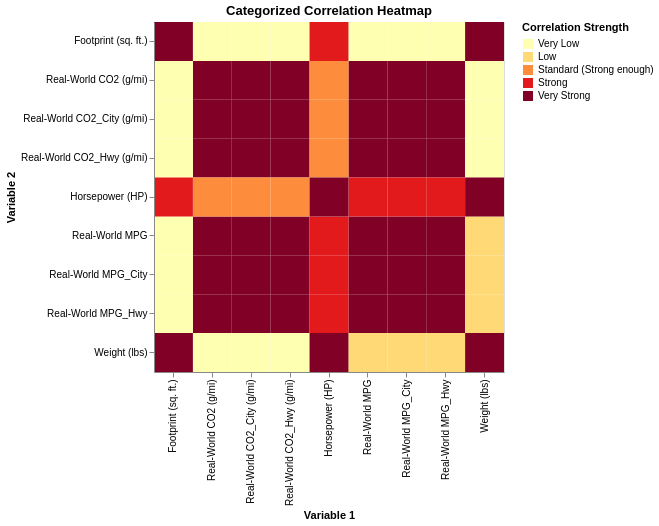

Notebook code cell kept with this figure:
### Code cell
def categorize_correlation(value):
    if abs(value) < 0.2:
        return 'Very Low'
    elif 0.2 <= abs(value) < 0.4:
        return 'Low'
    elif 0.4 <= abs(value) < 0.6:
        return 'Standard (Strong enough)'
    elif 0.6 <= abs(value) < 0.8:
        return 'Strong'
    else:
        return 'Very Strong'

correlation_categories = manufacturer_epa_df_corr.map(categorize_correlation)

corr_long = correlation_categories.reset_index().melt(id_vars='index')
corr_long.columns = ['Variable 1', 'Variable 2', 'Correlation Category']

color_scale = alt.Scale(
    domain=['Very Low', 'Low', 'Standard (Strong enough)', 'Strong', 'Very Strong'],
    range=['#ffffb2', '#fed976', '#fd8d3c', '#e31a1c', '#800026']
)

heatmap = alt.Chart(corr_long).mark_rect().encode(
    x=alt.X(
        'Variable 1:N', 
        title='Variable 1', 
        sort=alt.EncodingSortField(field="Correlation Category", order='descending')
    ),
    y=alt.Y(
        'Variable 2:N',
        title='Variable 2',
        sort=alt.EncodingSortField(field="Correlation Category", order='descending')
    ),
    color=alt.Color(
        'Correlation Category:N',
        scale=color_scale, 
        legend=alt.Legend(title="Correlation Strength")
    ),
    tooltip=['Variable 1', 'Variable 2', 'Correlation Category']
)

heatmap = heatmap.properties(title="Categorized Correlation Heatmap", width=350, height=350)

heatmap

### Figure 1 — Vega-Lite specification as saved in the notebook (floating-point values rounded to 4 significant figures)
{"config": {"view": {"continuousWidth": 300, "continuousHeight": 300}}, "data": {"name": "data-ec45946acf5b2944353a5fed7e2a2059"}, "mark": {"type": "rect"}, "encoding": {"color": {"field": "Correlation Category", "legend": {"title": "Correlation Strength"}, "scale": {"domain": ["Very Low", "Low", "Standard (Strong enough)", "Strong", "Very Strong"], "range": ["#ffffb2", "#fed976", "#fd8d3c", "#e31a1c", "#800026"]}, "type": "nominal"}, "tooltip": [{"field": "Variable 1", "type": "nominal"}, {"field": "Variable 2", "type": "nominal"}, {"field": "Correlation Category", "type": "nominal"}], "x": {"field": "Variable 1", "sort": {"field": "Correlation Category", "order": "descending"}, "title": "Variable 1", "type": "nominal"}, "y": {"field": "Variable 2", "sort": {"field": "Correlation Category", "order": "descending"}, "title": "Variable 2", "type": "nominal"}}, "height": 350, "title": "Categorized Correlation Heatmap", "width": 350, "$schema": "https://vega.github.io/schema/vega-lite/v5.8.0.json", "datasets": {"data-ec45946acf5b2944353a5fed7e2a2059": [{"Variable 1": "Real-World MPG", "Variable 2": "Real-World MPG", "Correlation Category": "Very Strong"}, {"Variable 1": "Real-World MPG_City", "Variable 2": "Real-World MPG", "Correlation Category": "Very Strong"}, {"Variable 1": "Real-World MPG_Hwy", "Variable 2": "Real-World MPG", "Correlation Category": "Very Strong"}, {"Variable 1": "Real-World CO2 (g/mi)", "Variable 2": "Real-World MPG", "Correlation Category": "Very Strong"}, {"Variable 1": "Real-World CO2_City (g/mi)", "Variable 2": "Real-World MPG", "Correlation Category": "Very Strong"}, {"Variable 1": "Real-World CO2_Hwy (g/mi)", "Variable 2": "Real-World MPG", "Correlation Category": "Very Strong"}, {"Variable 1": "Weight (lbs)", "Variable 2": "Real-World MPG", "Correlation Category": "Low"}, {"Variable 1": "Horsepower (HP)", "Variable 2": "Real-World MPG", "Correlation Category": "Strong"}, {"Variable 1": "Footprint (sq. ft.)", "Variable 2": "Real-World MPG", "Correlation Category": "Very Low"}, {"Variable 1": "Real-World MPG", "Variable 2": "Real-World MPG_City", "Correlation Category": "Very Strong"}, {"Variable 1": "Real-World MPG_City", "Variable 2": "Real-World MPG_City", "Correlation Category": "Very Strong"}, {"Variable 1": "Real-World MPG_Hwy", "Variable 2": "Real-World MPG_City", "Correlation Category": "Very Strong"}, {"Variable 1": "Real-World CO2 (g/mi)", "Variable 2": "Real-World MPG_City", "Correlation Category": "Very Strong"}, {"Variable 1": "Real-World CO2_City (g/mi)", "Variable 2": "Real-World MPG_City", "Correlation Category": "Very Strong"}, {"Variable 1": "Real-World CO2_Hwy (g/mi)", "Variable 2": "Real-World MPG_City", "Correlation Category": "Very Strong"}, {"Variable 1": "Weight (lbs)", "Variable 2": "Real-World MPG_City", "Correlation Category": "Low"}, {"Variable 1": "Horsepower (HP)", "Variable 2": "Real-World MPG_City", "Correlation Category": "Strong"}, {"Variable 1": "Footprint (sq. ft.)", "Variable 2": "Real-World MPG_City", "Correlation Category": "Very Low"}, {"Variable 1": "Real-World MPG", "Variable 2": "Real-World MPG_Hwy", "Correlation Category": "Very Strong"}, {"Variable 1": "Real-World MPG_City", "Variable 2": "Real-World MPG_Hwy", "Correlation Category": "Very Strong"}, {"Variable 1": "Real-World MPG_Hwy", "Variable 2": "Real-World MPG_Hwy", "Correlation Category": "Very Strong"}, {"Variable 1": "Real-World CO2 (g/mi)", "Variable 2": "Real-World MPG_Hwy", "Correlation Category": "Very Strong"}, {"Variable 1": "Real-World CO2_City (g/mi)", "Variable 2": "Real-World MPG_Hwy", "Correlation Category": "Very Strong"}, {"Variable 1": "Real-World CO2_Hwy (g/mi)", "Variable 2": "Real-World MPG_Hwy", "Correlation Category": "Very Strong"}, {"Variable 1": "Weight (lbs)", "Variable 2": "Real-World MPG_Hwy", "Correlation Category": "Low"}, {"Variable 1": "Horsepower (HP)", "Variable 2": "Real-World MPG_Hwy", "Correlation Category": "Strong"}, {"Variable 1": "Footprint (sq. ft.)", "Variable 2": "Real-World MPG_Hwy", "Correlation Category": "Very Low"}, {"Variable 1": "Real-World MPG", "Variable 2": "Real-World CO2 (g/mi)", "Correlation Category": "Very Strong"}, {"Variable 1": "Real-World MPG_City", "Variable 2": "Real-World CO2 (g/mi)", "Correlation Category": "Very Strong"}, {"Variable 1": "Real-World MPG_Hwy", "Variable 2": "Real-World CO2 (g/mi)", "Correlation Category": "Very Strong"}, {"Variable 1": "Real-World CO2 (g/mi)", "Variable 2": "Real-World CO2 (g/mi)", "Correlation Category": "Very Strong"}, {"Variable 1": "Real-World CO2_City (g/mi)", "Variable 2": "Real-World CO2 (g/mi)", "Correlation Category": "Very Strong"}, {"Variable 1": "Real-World CO2_Hwy (g/mi)", "Variable 2": "Real-World CO2 (g/mi)", "Correlation Category": "Very Strong"}, {"Variable 1": "Weight (lbs)", "Variable 2": "Real-World CO2 (g/mi)", "Correlation Category": "Very Low"}, {"Variable 1": "Horsepower (HP)", "Variable 2": "Real-World CO2 (g/mi)", "Correlation Category": "Standard (Strong enough)"}, {"Variable 1": "Footprint (sq. ft.)", "Variable 2": "Real-World CO2 (g/mi)", "Correlation Category": "Very Low"}, {"Variable 1": "Real-World MPG", "Variable 2": "Real-World CO2_City (g/mi)", "Correlation Category": "Very Strong"}, {"Variable 1": "Real-World MPG_City", "Variable 2": "Real-World CO2_City (g/mi)", "Correlation Category": "Very Strong"}, {"Variable 1": "Real-World MPG_Hwy", "Variable 2": "Real-World CO2_City (g/mi)", "Correlation Category": "Very Strong"}, {"Variable 1": "Real-World CO2 (g/mi)", "Variable 2": "Real-World CO2_City (g/mi)", "Correlation Category": "Very Strong"}, {"Variable 1": "Real-World CO2_City (g/mi)", "Variable 2": "Real-World CO2_City (g/mi)", "Correlation Category": "Very Strong"}, {"Variable 1": "Real-World CO2_Hwy (g/mi)", "Variable 2": "Real-World CO2_City (g/mi)", "Correlation Category": "Very Strong"}, {"Variable 1": "Weight (lbs)", "Variable 2": "Real-World CO2_City (g/mi)", "Correlation Category": "Very Low"}, {"Variable 1": "Horsepower (HP)", "Variable 2": "Real-World CO2_City (g/mi)", "Correlation Category": "Standard (Strong enough)"}, {"Variable 1": "Footprint (sq. ft.)", "Variable 2": "Real-World CO2_City (g/mi)", "Correlation Category": "Very Low"}, {"Variable 1": "Real-World MPG", "Variable 2": "Real-World CO2_Hwy (g/mi)", "Correlation Category": "Very Strong"}, {"Variable 1": "Real-World MPG_City", "Variable 2": "Real-World CO2_Hwy (g/mi)", "Correlation Category": "Very Strong"}, {"Variable 1": "Real-World MPG_Hwy", "Variable 2": "Real-World CO2_Hwy (g/mi)", "Correlation Category": "Very Strong"}, {"Variable 1": "Real-World CO2 (g/mi)", "Variable 2": "Real-World CO2_Hwy (g/mi)", "Correlation Category": "Very Strong"}, {"Variable 1": "Real-World CO2_City (g/mi)", "Variable 2": "Real-World CO2_Hwy (g/mi)", "Correlation Category": "Very Strong"}, {"Variable 1": "Real-World CO2_Hwy (g/mi)", "Variable 2": "Real-World CO2_Hwy (g/mi)", "Correlation Category": "Very Strong"}, {"Variable 1": "Weight (lbs)", "Variable 2": "Real-World CO2_Hwy (g/mi)", "Correlation Category": "Very Low"}, {"Variable 1": "Horsepower (HP)", "Variable 2": "Real-World CO2_Hwy (g/mi)", "Correlation Category": "Standard (Strong enough)"}, {"Variable 1": "Footprint (sq. ft.)", "Variable 2": "Real-World CO2_Hwy (g/mi)", "Correlation Category": "Very Low"}, {"Variable 1": "Real-World MPG", "Variable 2": "Weight (lbs)", "Correlation Category": "Low"}, {"Variable 1": "Real-World MPG_City", "Variable 2": "Weight (lbs)", "Correlation Category": "Low"}, {"Variable 1": "Real-World MPG_Hwy", "Variable 2": "Weight (lbs)", "Correlation Category": "Low"}, {"Variable 1": "Real-World CO2 (g/mi)", "Variable 2": "Weight (lbs)", "Correlation Category": "Very Low"}, {"Variable 1": "Real-World CO2_City (g/mi)", "Variable 2": "Weight (lbs)", "Correlation Category": "Very Low"}, {"Variable 1": "Real-World CO2_Hwy (g/mi)", "Variable 2": "Weight (lbs)", "Correlation Category": "Very Low"}, {"Variable 1": "Weight (lbs)", "Variable 2": "Weight (lbs)", "Correlation Category": "Very Strong"}, {"Variable 1": "Horsepower (HP)", "Variable 2": "Weight (lbs)", "Correlation Category": "Very Strong"}, {"Variable 1": "Footprint (sq. ft.)", "Variable 2": "Weight (lbs)", "Correlation Category": "Very Strong"}, {"Variable 1": "Real-World MPG", "Variable 2": "Horsepower (HP)", "Correlation Category": "Strong"}, {"Variable 1": "Real-World MPG_City", "Variable 2": "Horsepower (HP)", "Correlation Category": "Strong"}, {"Variable 1": "Real-World MPG_Hwy", "Variable 2": "Horsepower (HP)", "Correlation Category": "Strong"}, {"Variable 1": "Real-World CO2 (g/mi)", "Variable 2": "Horsepower (HP)", "Correlation Category": "Standard (Strong enough)"}, {"Variable 1": "Real-World CO2_City (g/mi)", "Variable 2": "Horsepower (HP)", "Correlation Category": "Standard (Strong enough)"}, {"Variable 1": "Real-World CO2_Hwy (g/mi)", "Variable 2": "Horsepower (HP)", "Correlation Category": "Standard (Strong enough)"}, {"Variable 1": "Weight (lbs)", "Variable 2": "Horsepower (HP)", "Correlation Category": "Very Strong"}, {"Variable 1": "Horsepower (HP)", "Variable 2": "Horsepower (HP)", "Correlation Category": "Very Strong"}, {"Variable 1": "Footprint (sq. ft.)", "Variable 2": "Horsepower (HP)", "Correlation Category": "Strong"}, {"Variable 1": "Real-World MPG", "Variable 2": "Footprint (sq. ft.)", "Correlation Category": "Very Low"}, {"Variable 1": "Real-World MPG_City", "Variable 2": "Footprint (sq. ft.)", "Correlation Category": "Very Low"}, {"Variable 1": "Real-World MPG_Hwy", "Variable 2": "Footprint (sq. ft.)", "Correlation Category": "Very Low"}, {"Variable 1": "Real-World CO2 (g/mi)", "Variable 2": "Footprint (sq. ft.)", "Correlation Category": "Very Low"}, {"Variable 1": "Real-World CO2_City (g/mi)", "Variable 2": "Footprint (sq. ft.)", "Correlation Category": "Very Low"}, {"Variable 1": "Real-World CO2_Hwy (g/mi)", "Variable 2": "Footprint (sq. ft.)", "Correlation Category": "Very Low"}, {"Variable 1": "Weight (lbs)", "Variable 2": "Footprint (sq. ft.)", "Correlation Category": "Very Strong"}, {"Variable 1": "Horsepower (HP)", "Variable 2": "Footprint (sq. ft.)", "Correlation Category": "Strong"}, {"Variable 1": "Footprint (sq. ft.)", "Variable 2": "Footprint (sq. ft.)", "Correlation Category": "Very Strong"}]}}
